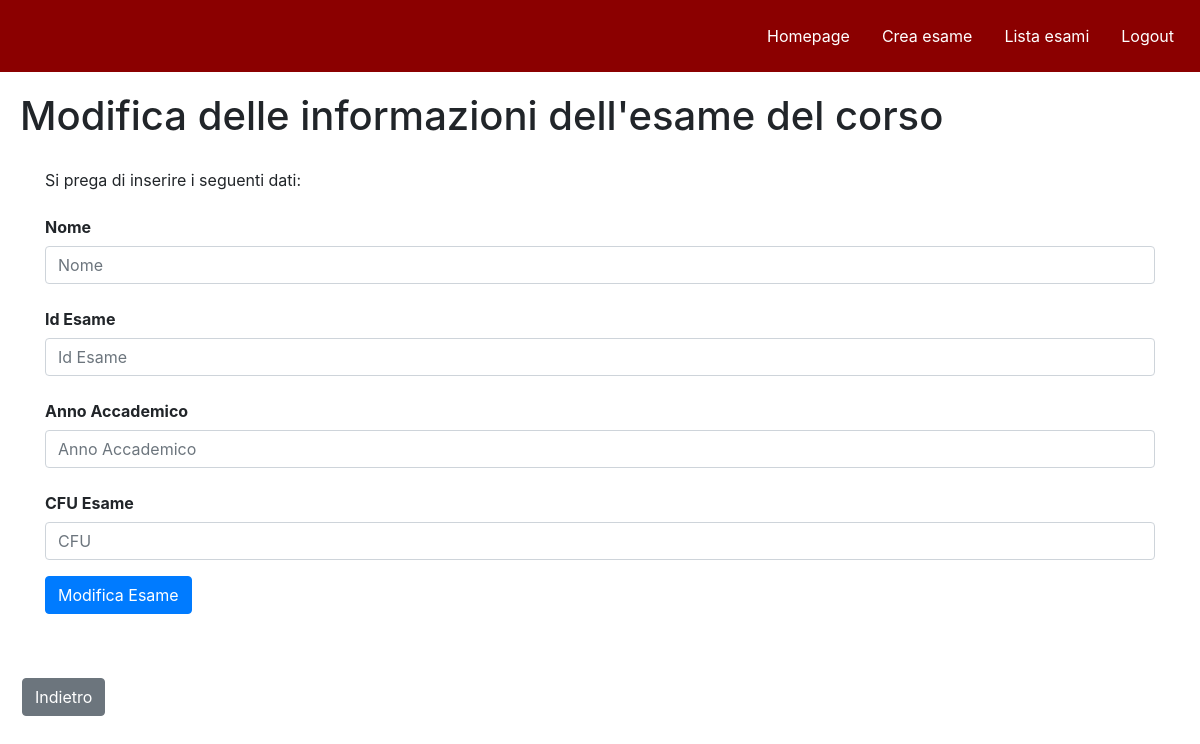
/modify_exam/CT-0006 (signed in), run on an earlier commit of the app's database.
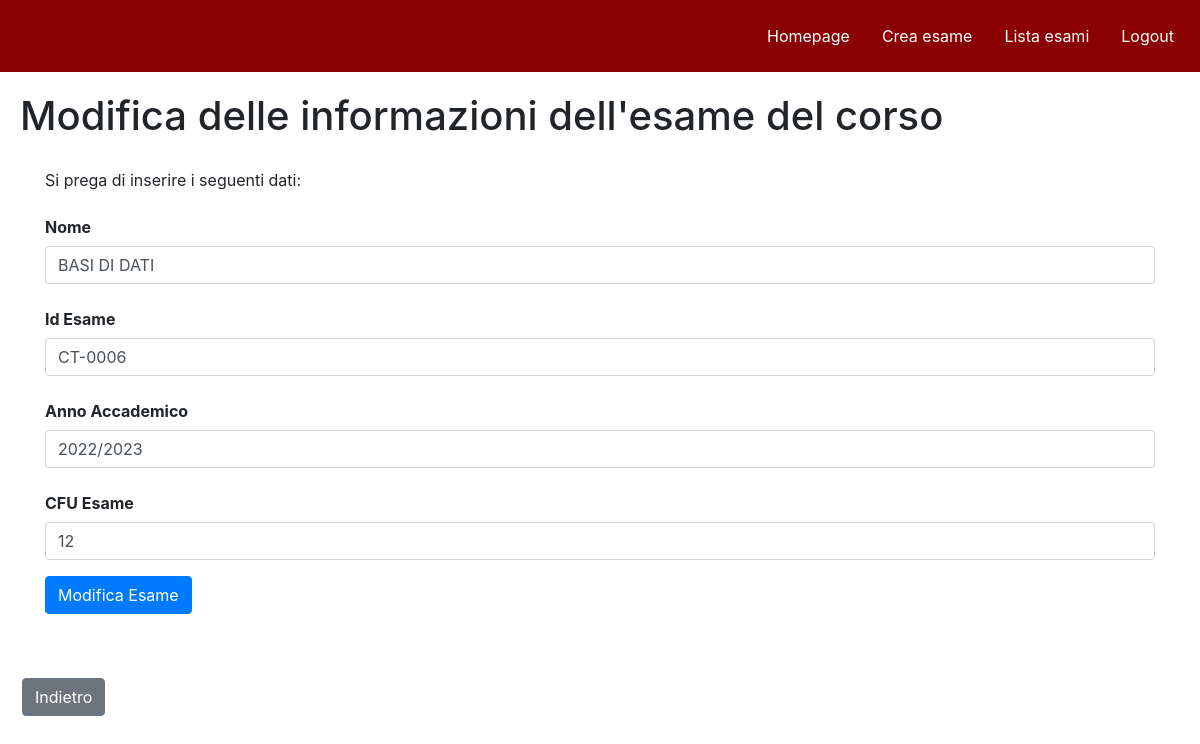
And on a later commit of the database.
### db_setup.py (models this page shows, shortened)
class Esame( db.Model):
    idE = db.Column(db.String(100), primary_key=True, unique = True)
    nome = db.Column(db.String(100))
    anno_accademico = db.Column(db.String(100))
    cfu = db.Column(db.Integer)

### routes.py (the view, shortened to what this page needs)
@bp.route('/modify_exam/<string:idE>', methods=['GET', 'POST'])
@login_required
def modify_exam(idE):
    from db_setup import Esame, db
    from forms import Modify_Exam
    esame = Esame.query.filter_by(idE=idE).first()
    form = Modify_Exam(obj=esame)
    flask.flash('Esame aggiornato')
    esame=db.session.query(Esame).filter(Esame.idE == idE).first()
    return flask.render_template('modify_exam.html', form=form, idE=idE, esame=esame)

### forms.py
class Modify_Exam( FlaskForm ):
    from db_setup import Esame
    nome = StringField('Nome', validators=[InputRequired(), Length(max=50)], render_kw={"placeholder": "Nome"})
    idE = StringField('Id Esame', validators=[InputRequired(), Length(max=50)], render_kw={"placeholder": "Id Esame"})
    anno_accademico = StringField('Anno Accademico', validators=[InputRequired(), Length(max=50)], render_kw={"placeholder": "Anno Accademico"})
    cfu = StringField('CFU Esame', validators=[InputRequired(), Length(max=50)], render_kw={"placeholder": "CFU Esame"})
    created = HiddenField()
    submit = SubmitField('Modifica Esame')

### routes.py (called while the page is built)
@login_manager.user_loader
def load_user(user_id):
    from db_setup import Docente
    return Docente.query.get(user_id)

### app/templates/modify_exam.html (shortened to what this page needs)
<!DOCTYPE html>
<html lang="en">
<head>
    <link rel="stylesheet" href="../static/exam_page.css">
    <link rel="stylesheet" href="../static/create-modify_exam-test.css">
    <link rel="stylesheet" href="../static/navbar.css">
    <link rel="stylesheet" href="../static/goback.css">
    <link rel="stylesheet" href="https://stackpath.bootstrapcdn.com/bootstrap/4.5.2/css/bootstrap.min.css">
</head>
<body>
    <ul>
        <li style="float:right"><a href="{{ url_for('routes.login') }}">Logout</a></li>
        <li style="float:right"><a href="{{ url_for('routes.view_exams') }}">Lista esami</a></li>
        <li style="float:right"><a href="{{ url_for('routes.create_exam') }}">Crea esame</a></li>
        <li style="float:right"><a href="{{ url_for('routes.homepage') }}">Homepage</a></li>
    </ul>
    <div id="Informazioni" class="w3-container">
        <h1>Modifica delle informazioni dell'esame del corso</h1>
    </div>
    <form method="POST" action="{{ url_for('routes.modify_exam', idE=idE) }}" class="container">
        <p>Si prega di inserire i seguenti dati:</p>
        <div class="form-group">
            {{ form.nome.label(class="col-form-label font-weight-bold") }}
            {{ form.nome(class="form-control", placeholder="Nome") }}
        </div>
        <div class="form-group">
            {{ form.idE.label(class="col-form-label font-weight-bold") }}
            {{ form.idE(class="form-control", placeholder="Id Esame") }}
        </div>
        <div class="form-group">
            {{ form.anno_accademico.label(class="col-form-label font-weight-bold") }}
            {{ form.anno_accademico(class="form-control", placeholder="Anno Accademico") }}
        </div>
        <div class="form-group">
            {{ form.cfu.label(class="col-form-label font-weight-bold") }}
            {{ form.cfu(class="form-control", placeholder="CFU") }}
        </div>
        <div class="form-group">
            {{ form.submit(class="btn btn-primary") }}
        </div>
    </form>
    <br>
    <button id="goback" onclick="goBack()" class="button-goback btn btn-secondary">Indietro</button>
</body>
</html>

### app/static/exam_page.css (style rules this page uses)
#Informazioni { margin-top: 20px; padding-left: 20px; }

### app/static/create-modify_exam-test.css (style rules this page uses)
form { max-width: 400px; margin: 0 auto; padding: 20px; }
.form-group { margin-bottom: 20px; }

### app/static/navbar.css (style rules this page uses)
body { background-color: #f2f2f2; font-family: Arial, sans-serif; margin: 0; padding: 0; }
ul { padding: 10px; background-color: #8B0000; list-style-type: none; margin: 0; overflow: hidden; }
li { float: left; }
li a { color: #fff; text-align: center; display: block; padding: 14px 16px; text-decoration: none; }

### app/static/goback.css (style rules this page uses)
.button-goback { background-color: #f44336; color: white; border: none; padding: 10px 20px; text-align: center; text-decoration: none; display: inline-block; font-size: 16px; margin: 4px 2px; cursor: pointer; position: relative; left: 20px; }

What changed in the data, as far as the page shows it:
added Esame: nome "BASI DI DATI", idE "CT-0006", anno_accademico "2022/2023", cfu "12"
